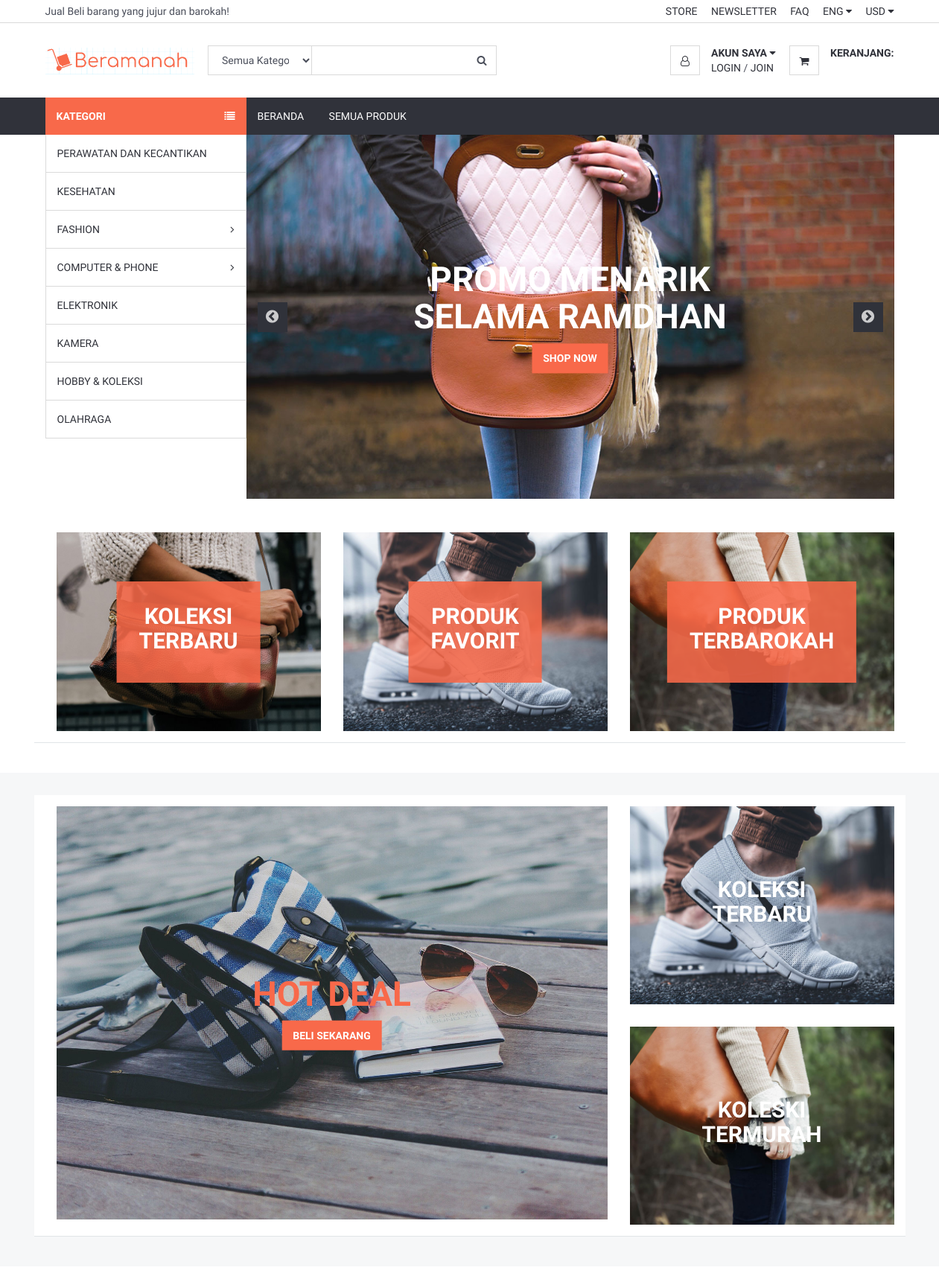
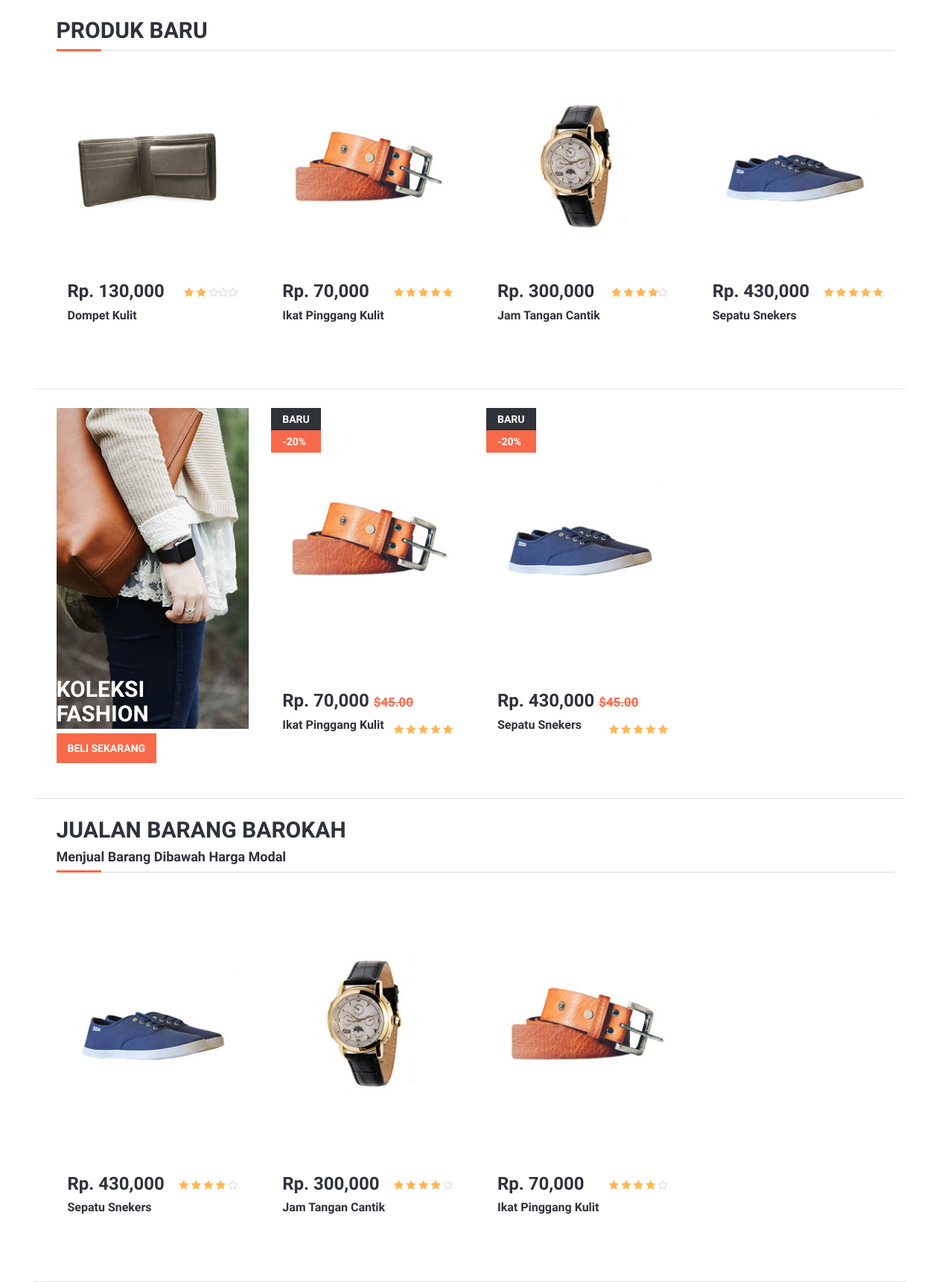
The page / (upper part) on the database its author committed (2 pictures, top to bottom).
### tables this page shows
CREATE TABLE `Kategori_barang` (
  `id_kategori_brg` int(5) NOT NULL,
  `nama_kategori_brg` varchar(30) NOT NULL,
  `urutan` varchar(5) NOT NULL,
  `Deskripsi_kategori_brg` varchar(300) NOT NULL,
  `mode` varchar(2) NOT NULL
);

CREATE TABLE `Slider` (
  `id_slider` int(5) NOT NULL,
  `judul_slider` varchar(50) NOT NULL,
  `foto_slider` varchar(200) NOT NULL,
  `urutan` varchar(5) NOT NULL
);

CREATE TABLE `banner` (
  `id_banner` int(5) NOT NULL,
  `nama_banner` varchar(50) NOT NULL,
  `tempat` varchar(50) NOT NULL,
  `foto_banner` varchar(50) NOT NULL,
  `link_banner` varchar(200) NOT NULL
);

CREATE TABLE `barang` (
  `id_barang` int(5) NOT NULL,
  `id_user` varchar(5) NOT NULL,
  `nama_barang` varchar(50) NOT NULL,
  `id_kategori_brg` varchar(5) NOT NULL,
  `deskripsi_barang` varchar(800) NOT NULL,
  `foto_barang` varchar(400) NOT NULL,
  `stok` varchar(6) NOT NULL,
  `harga_modal` varchar(9) NOT NULL,
  `harga_jual` varchar(9) NOT NULL,
  `tgl_barang` datetime NOT NULL,
  `status` varchar(3) NOT NULL,
  `liked` int(6) NOT NULL
);

### application/views/Home/Atas.php (the view, shortened to what the rows shown need)
<!DOCTYPE html>
<html lang="en">
<head>
	<link type="text/css" rel="stylesheet" href="<?php echo base_url(); ?>/assets/css/bootstrap.min.css" />
	<link type="text/css" rel="stylesheet" href="<?php echo base_url(); ?>/assets/css/slick.css" />
	<link type="text/css" rel="stylesheet" href="<?php echo base_url(); ?>/assets/css/viewcart.css" />
	<link type="text/css" rel="stylesheet" href="<?php echo base_url(); ?>/assets/css/slick-theme.css" />
	<link type="text/css" rel="stylesheet" href="<?php echo base_url(); ?>/assets/css/nouislider.min.css" />
	<link rel="stylesheet" href="<?php echo base_url(); ?>/assets/css/font-awesome.min.css">
	<link type="text/css" rel="stylesheet" href="<?php echo base_url(); ?>/assets/css/style.css" />
</head>
<body>

### application/views/Home/Header.php (shortened to what the rows shown need)
	<div id="navigation">
		<div class="container">
			<div id="responsive-nav">
				<div class="category-nav">
					<ul class="category-list">
					<?php
    foreach ($hasil as $category)
        {
      ?>
	<?php if($category->mode == '1'){ ?>
	<li class="dropdown side-dropdown">
							<a href="<?php echo base_url() ?>Search/Seach_produk?pilih=<?php echo $category->id_kategori_brg ?>" class="dropdown-toggle" data-toggle="dropdown" aria-expanded="true">  <?php echo $category->nama_kategori_brg ?><i class="fa fa-angle-right"></i></a>
						</li>
        <?php } else { ?>
						<li><a href="<?php echo base_url() ?>Search/Seach_produk?pilih=<?php echo $category->id_kategori_brg ?>"><?php echo $category->nama_kategori_brg;?></a></li>
        <?php } ?>
<?php } ?>
			</ul>
			</div>
			</div>
		</div>
	</div>
	<div id="home">
		<div class="container">
			<div class="home-wrap">
				<div id="home-slick">
					<?php foreach ($hasil7 as $tampil) {
					 ?>
					<div class="banner banner-1">
						<img src="./assets/img/<?php echo $tampil->foto_slider ?>" alt="">
						<div class="banner-caption text-center">
							<h1 style="color: white"><?php echo $tampil->judul_slider ?></h1>
							<button class="primary-btn">Shop Now</button>
						</div>
					</div>
<?php  } ?>
				</div>
			</div>
		</div>
	</div>
	<div class="section">
		<div class="container">
			<div class="row">
				<div class="col-md-4 col-sm-6">
					<a class="banner banner-1" href="#">
						<div class="banner-caption text-center">
							<div class="banner-caption" id="bannerku2">
							<h2 class="white-color">KOLEKSI TERBARU</h2>
								</div>
						</div>
					</a>
				</div>
				<div class="col-md-4 col-sm-6">
					<a class="banner banner-1" href="#">
						<div class="banner-caption text-center">
							<div class="banner-caption" id="bannerku2">
							<h2 class="white-color">PRODUK FAVORIT</h2>
						</div>
						</div>
					</a>
				</div>
				<div class="col-md-4 col-md-offset-0 col-sm-6 col-sm-offset-3">
					<a class="banner banner-1" href="#">
						<div class="banner-caption text-center">
							<div class="banner-caption" id="bannerku2">
							<h2 class="white-color">PRODUK TERBAROKAH</h2>
						</div>
						</div>
					</a>
				</div>
			</div>
		</div>
	</div>
	<div class="section section-grey">
		<div class="container">
			<div class="row">
				<?php  foreach ($hasil3 as $tampil) {  ?>
				<div class="col-md-8">
					<div class="banner banner-1">
						<img src="./assets/img/<?php echo $tampil->foto_banner ?>" alt="">
						<div class="banner-caption text-center">
							<h1 class="primary-color"><?php echo $tampil->nama_banner ?><br><span class="white-color font-weak"></span></h1>
							<button class="primary-btn">Beli Sekarang</button>
						</div>
					</div>
				</div>
				<?php } ?>
				<?php  foreach ($hasil4 as $tampil) {  ?>
				<div class="col-md-4 col-sm-6">
					<a class="banner banner-1" href="#">
						<img src="./assets/img/<?php echo $tampil->foto_banner ?>" alt="">
						<div class="banner-caption text-center">
							<h2 class="white-color"><?php echo $tampil->nama_banner; ?></h2>
						</div>
					</a>
				</div>
				<?php } ?>
				<?php  foreach ($hasil5 as $tampil) {  ?>
				<div class="col-md-4 col-sm-6">
					<a class="banner banner-1" href="#">
						<img src="./assets/img/<?php echo $tampil->foto_banner ?>" alt="">
						<div class="banner-caption text-center">
							<h2 class="white-color"><?php echo $tampil->nama_banner ?></h2>
						</div>
					</a>
				</div>
				<?php } ?>
			</div>
		</div>
	</div>
	<div class="section">
		<div class="container">
			<div class="row">
				<div class="col-md-12">
					<div class="section-title">
						<h2 class="title">Produk Baru</h2>
					</div>
				</div>
					<?php
    foreach ($hasil2 as $tampil)
        {
      ?>
				<div class="col-md-3 col-sm-6 col-xs-6">
					<div class="product product-single">
						<div class="product-thumb">
							<img src="./assets/img/<?php echo $tampil->foto_barang ?>" id="images_last" alt="">
						</div>
						<div class="product-body">
							<h3 class="product-price">Rp. <?php echo number_format($tampil->harga_jual) ?></h3>
							<div class="product-rating">
								<?php if($tampil->liked >= 20 && $tampil->liked <= 29){
									echo "<i class='fa fa-star'></i>";
									echo "<i class='fa fa-star-o empty'></i>";
									echo "<i class='fa fa-star-o empty'></i>";
									echo "<i class='fa fa-star-o empty'></i>";
									echo "<i class='fa fa-star-o empty'></i>";
								}else if($tampil->liked >= 30 && $tampil->liked <=49){
									echo "<i class='fa fa-star'></i>
									<i class='fa fa-star'></i>
									";
									echo "<i class='fa fa-star-o empty'></i>";
									echo "<i class='fa fa-star-o empty'></i>";
									echo "<i class='fa fa-star-o empty'></i>";
								}else if ($tampil->liked >= 70 && $tampil->liked <=80) {
									echo "<i class='fa fa-star'></i>
									<i class='fa fa-star'></i>
									<i class='fa fa-star'></i>
									<i class='fa fa-star'></i>";
									echo "<i class='fa fa-star-o empty'></i>";
								}else {
									echo "<i class='fa fa-star'></i>
									<i class='fa fa-star'></i>
									<i class='fa fa-star'></i>
									<i class='fa fa-star'></i>
									<i class='fa fa-star'></i>
									";
								}
								?>
							</div>
							<h2 class="product-name"><a href="<?php echo base_url() ?>Pilih_produk/Halaman_produk/<?php echo $tampil->id_barang ?>"><?php echo $tampil->nama_barang ?></a></h2>
						</div>
					</div>
				</div>
				<?php } ?>
			</div>
			<div class="row">
				<?php foreach ($hasil6 as $tampil) { ?>
				<div class="col-md-3 col-sm-6 col-xs-6">
					<div class="banner banner-2">
						<img src="./assets/img/<?php echo $tampil->foto_banner ?>"  alt="" >
						<div class="banner-caption">
							<h2 class="white-color"><?php echo $tampil->nama_banner ?></h2>
							<button class="primary-btn">BELI SEKARANG</button>
						</div>
					</div>
				</div>
				<?php } ?>
				<?php foreach ($barang_fashion as $tampil) {
				?>
				<div class="col-md-3 col-sm-6 col-xs-6">
					<div class="product product-single">
						<div class="product-thumb">
							<div class="product-label">
								<span>BARU</span>
								<span class="sale">-20%</span>
							</div>
							<img src="./assets/img/<?php echo $tampil->foto_barang ?>" id="images_last2" alt="">
						</div>
						<div class="product-body">
							<h3 class="product-price">Rp. <?php echo number_format($tampil->harga_jual) ?> <del class="product-old-price">$45.00</del></h3>
							<div class="product-rating">
								<?php if($tampil->liked <= 20 && $tampil->liked <= 29){
									echo "<i class='fa fa-star'></i>";
									echo "<i class='fa fa-star-o empty'></i>";
									echo "<i class='fa fa-star-o empty'></i>";
									echo "<i class='fa fa-star-o empty'></i>";
									echo "<i class='fa fa-star-o empty'></i>";
								}else if ($tampil->liked >= 70 && $tampil->liked <=80) {
									echo "<i class='fa fa-star'></i>
									<i class='fa fa-star'></i>
									<i class='fa fa-star'></i>
									<i class='fa fa-star'></i>";
									echo "<i class='fa fa-star-o empty'></i>";
								}else {
									echo "<i class='fa fa-star'></i>
									<i class='fa fa-star'></i>
									<i class='fa fa-star'></i>
									<i class='fa fa-star'></i>
									<i class='fa fa-star'></i>
									";
								}
								?>
							</div>
							<h2 class="product-name"><a href="<?php echo base_url() ?>Pilih_produk/Halaman_produk/<?php echo $tampil->id_barang ?>"><?php echo $tampil->nama_barang ?></a></h2>
						</div>
					</div>
				</div>
				<?php } ?>
			</div>
			<div class="row">
				<div class="col-md-12">
					<div class="section-title">
						<h2 class="title">JUALAN BARANG BAROKAH</h2>
						<br/>
					</div>
				</div>
				<?php foreach ($barang_barokah as $tampil) {
				 ?>
				<div class="col-md-3 col-sm-6 col-xs-6">
					<div class="product product-single">
						<div class="product-thumb">
							<img src="./assets/img/<?php echo $tampil->foto_barang ?>" alt="">
						</div>
						<div class="product-body">
							<h3 class="product-price">Rp. <?php echo number_format($tampil->harga_jual) ?></h3>
							<div class="product-rating">
								<i class="fa fa-star"></i>
								<i class="fa fa-star"></i>
								<i class="fa fa-star"></i>
								<i class="fa fa-star"></i>
								<i class="fa fa-star-o empty"></i>
							</div>
							<h2 class="product-name"><a href="<?php echo base_url() ?>Pilih_produk/Halaman_produk/<?php echo $tampil->id_barang ?>"><?php echo $tampil->nama_barang ?></a></h2>
						</div>
					</div>
				</div>
				<?php } ?>
			</div>
		</div>
	</div>
</body>
</html>

### rows shown on the page
kategori_barang: nama_kategori_brg "PERAWATAN DAN KECANTIKAN"
kategori_barang: nama_kategori_brg "KESEHATAN"
kategori_barang: nama_kategori_brg "FASHION"
kategori_barang: nama_kategori_brg "COMPUTER & PHONE"
kategori_barang: nama_kategori_brg "ELEKTRONIK"
kategori_barang: nama_kategori_brg "KAMERA"
kategori_barang: nama_kategori_brg "HOBBY & KOLEKSI"
kategori_barang: nama_kategori_brg "OLAHRAGA"
slider: foto_slider (picture), judul_slider "PROMO MENARIK SELAMA RAMDHAN"
banner: foto_banner (picture), nama_banner "HOT DEAL"
banner: foto_banner (picture), nama_banner "KOLEKSI TERBARU"
banner: foto_banner (picture), nama_banner "KOLESKI TERMURAH"
barang: foto_barang (picture), harga_jual "130,000", nama_barang "Dompet Kulit"
barang: foto_barang (picture), harga_jual "70,000", nama_barang "Ikat Pinggang Kulit"
barang: foto_barang (picture), harga_jual "300,000", nama_barang "Jam Tangan Cantik"
barang: foto_barang (picture), harga_jual "430,000", nama_barang "Sepatu Snekers"
banner: foto_banner (picture), nama_banner "KOLEKSI FASHION"
